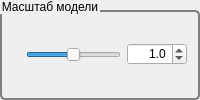
           <widget class="QGroupBox" name="gbScale">
            <property name="sizePolicy">
             <sizepolicy hsizetype="Preferred" vsizetype="Minimum">
              <horstretch>0</horstretch>
              <verstretch>0</verstretch>
             </sizepolicy>
            </property>
            <property name="styleSheet">
             <string notr="true">QGroupBox::title {
    subcontrol-origin: margin;
    padding: 0px 0 0 0px;
}

QGroupBox {
    border: 2px solid gray;
    border-radius: 5px;
    margin-top: 10px;
}</string>
            </property>
            <property name="title">
             <string>Масштаб модели</string>
            </property>
            <layout class="QGridLayout" name="gridLayout">
             <item row="0" column="0">
              <widget class="QLabel" name="lbEmpty">
               <property name="text">
                <string/>
               </property>
              </widget>
             </item>
             <item row="0" column="1">
              <widget class="QSlider" name="hslScale">
               <property name="minimumSize">
                <size>
                 <width>90</width>
                 <height>25</height>
                </size>
               </property>
               <property name="cursor">
                <cursorShape>SplitHCursor</cursorShape>
               </property>
               <property name="minimum">
                <number>-190</number>
               </property>
               <property name="maximum">
                <number>190</number>
               </property>
               <property name="singleStep">
                <number>1</number>
               </property>
               <property name="pageStep">
                <number>1</number>
               </property>
               <property name="value">
                <number>0</number>
               </property>
               <property name="sliderPosition">
                <number>0</number>
               </property>
               <property name="orientation">
                <enum>Qt::Horizontal</enum>
               </property>
               <property name="tickPosition">
                <enum>QSlider::NoTicks</enum>
               </property>
              </widget>
             </item>
             <item row="0" column="2">
              <widget class="QDoubleSpinBox" name="dsbScale">
               <property name="minimumSize">
                <size>
                 <width>60</width>
                 <height>22</height>
                </size>
               </property>
               <property name="maximumSize">
                <size>
                 <width>56</width>
                 <height>22</height>
                </size>
               </property>
               <property name="alignment">
                <set>Qt::AlignRight|Qt::AlignTrailing|Qt::AlignVCenter</set>
               </property>
               <property name="decimals">
                <number>1</number>
               </property>
               <property name="minimum">
                <double>-20.000000000000000</double>
               </property>
               <property name="maximum">
                <double>20.000000000000000</double>
               </property>
               <property name="singleStep">
                <double>0.100000000000000</double>
               </property>
               <property name="stepType">
                <enum>QAbstractSpinBox::DefaultStepType</enum>
               </property>
               <property name="value">
                <double>1.000000000000000</double>
               </property>
              </widget>
             </item>
            </layout>
           </widget>
